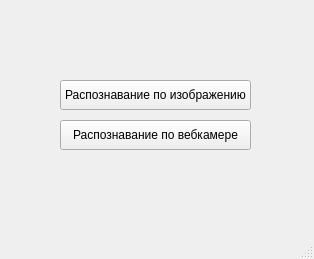
<?xml version="1.0" encoding="UTF-8"?>
<ui version="4.0">
 <class>MainWindow</class>
 <widget class="QMainWindow" name="MainWindow">
  <property name="geometry">
   <rect>
    <x>0</x>
    <y>0</y>
    <width>314</width>
    <height>259</height>
   </rect>
  </property>
  <property name="windowTitle">
   <string>MainWindow</string>
  </property>
  <widget class="QWidget" name="centralwidget">
   <widget class="QPushButton" name="pushButton">
    <property name="geometry">
     <rect>
      <x>60</x>
      <y>80</y>
      <width>191</width>
      <height>30</height>
     </rect>
    </property>
    <property name="text">
     <string>Распознавание по изображению</string>
    </property>
   </widget>
   <widget class="QPushButton" name="pushButton_2">
    <property name="geometry">
     <rect>
      <x>60</x>
      <y>120</y>
      <width>191</width>
      <height>30</height>
     </rect>
    </property>
    <property name="text">
     <string>Распознавание по вебкамере</string>
    </property>
   </widget>
   <widget class="QLabel" name="label">
    <property name="geometry">
     <rect>
      <x>40</x>
      <y>60</y>
      <width>47</width>
      <height>13</height>
     </rect>
    </property>
    <property name="maximumSize">
     <size>
      <width>640</width>
      <height>480</height>
     </size>
    </property>
    <property name="text">
     <string/>
    </property>
   </widget>
  </widget>
  <widget class="QMenuBar" name="menubar">
   <property name="geometry">
    <rect>
     <x>0</x>
     <y>0</y>
     <width>314</width>
     <height>21</height>
    </rect>
   </property>
  </widget>
  <widget class="QStatusBar" name="statusbar"/>
 </widget>
 <resources/>
 <connections/>
</ui>
